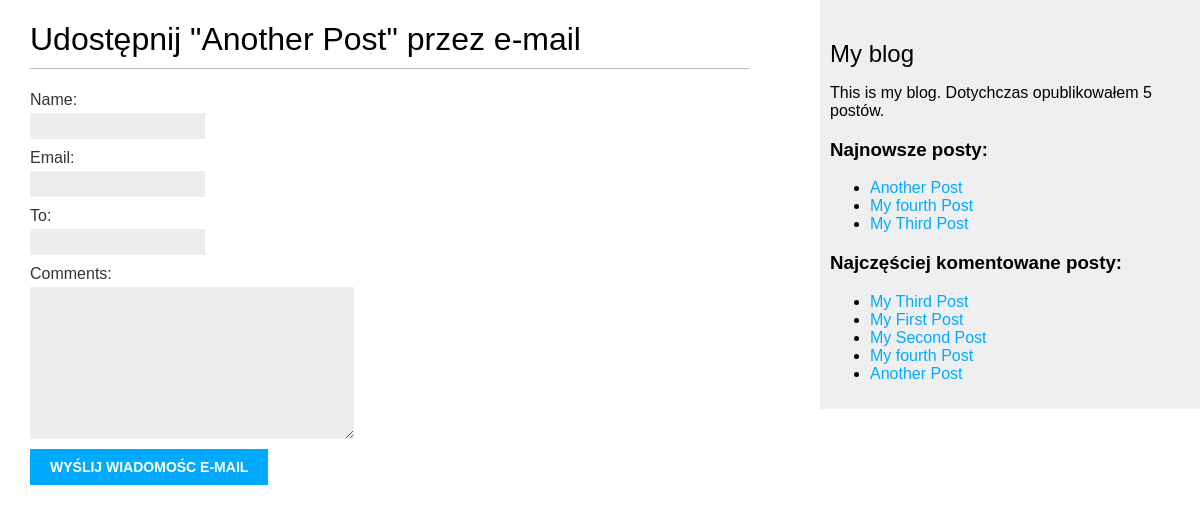
/blog/5/share/, run on the app's committed database.
### blog/models.py (models this page shows, shortened)
class Post(models.Model):
    STATUS_CHOICES = (
        ('draft', 'Draft'),
        ('published', 'Published'),
    )
    title = models.CharField(max_length=250)
    slug = models.SlugField(max_length=250,
                            unique_for_date='publish')
    author = models.ForeignKey(User,
                              on_delete=models.CASCADE,
                              related_name='blog_posts')
    body = models.TextField()
    publish = models.DateTimeField(default=timezone.now)
    created = models.DateTimeField(auto_now_add=True)
    updated = models.DateTimeField(auto_now=True)
    status = models.CharField(max_length=10,
                              choices=STATUS_CHOICES,
                              default='draft')
    tags = TaggableManager()
    objects = models.Manager() # The default manager.
    published = PublishedManager() # Our custom manager.
    class Meta:
        ordering = ('-publish',)
    def get_absolute_url(self):
        return reverse('blog:post_detail',
                       args=[self.publish.year,
                             self.publish.month,
                             self.publish.day, self.slug])

### blog/views.py (the view)
# urls.py: path('<int:post_id>/share/', views.post_share, name='post_share'),
def post_share(request, post_id):
    post = get_object_or_404(Post, id=post_id, status='published')
    sent = False
    if request.method == 'POST':
        form = EmailPostForm(request.POST)
        if form.is_valid():
            cd = form.cleaned_data
            post_url = request.build_absolute_uri(post.get_absolute_url())
            subject = '{} ({}) zachęca do przeczytania "{}"'.format(cd['name'],
                                                                    cd['email'],
                                                                    post.title)
            message = 'Przeczytaj post "{}" na stronie {}\n\n \
                       Komentarz dodany przez {}: {}'.format(
                           post.title, post_url, cd['name'], cd['comments'])
            send_mail(subject, message, 'admin@mylog.com', [cd['to']])
            sent = True
    else:
        form = EmailPostForm()
    return render(request, 'blog/post/share.html', {
        'post': post,
        'form': form,
        'sent': sent
    })

### blog/forms.py
class EmailPostForm(forms.Form):
    name = forms.CharField(max_length=25)
    email = forms.EmailField()
    to = forms.EmailField()
    comments = forms.CharField(required=False, widget=forms.Textarea)

### blog/models.py (called while the page is built)
    def get_queryset(self):
        return super(PublishedManager, self).get_queryset().filter(status='published')

### blog/templatetags/blog_tags.py (called while the page is built)
@register.simple_tag
def get_most_commented_posts(count=5):
    return Post.published.annotate(total_comments=Count('comments')).order_by('-total_comments')[:count]

@register.simple_tag
def total_posts():
    return Post.published.count()

@register.inclusion_tag('blog/post/latest_posts.html')
def show_latest_posts(count=3):
    latest_posts = Post.published.order_by('-publish')[:count]
    return {'latest_posts': latest_posts}

### blog/templates/blog/post/share.html (shortened to what this page needs)
{% extends 'blog/base.html' %}
{% block content %}
    {% if sent %}
        <h1>Wiadomośc e-mail została wysłana.</h1>
        <p>
            Wysłanie posta "{{ post.title }}" do {{ form.cleaned_data.to }} zakończyło się sukcesem.
        </p>
    {% else %}
        <h1>Udostępnij "{{ post.title }}" przez e-mail</h1>
        <form action="." method="post">
            {{ form.as_p }}
            <input type="submit" value="Wyślij wiadomośc e-mail">
        </form>
    {% endif %}
{% endblock content %}

### blog/templates/blog/base.html (shortened to what this page needs)
{% load blog_tags %}
{% load static %}
<!DOCTYPE html>
<html>
<head>
  <link href="{% static "css/blog.css" %}" rel="stylesheet">
</head>
<body>
  <div id="content">
    {% block content %}
    {% endblock %}
  </div>
  <div id="sidebar">
    <h2>My blog</h2>
    <p>This is my blog. Dotychczas opublikowałem {% total_posts %} postów. </p>
    <h3>Najnowsze posty:</h3>
    {% show_latest_posts 3 %}
    <h3>Najczęściej komentowane posty:</h3>
    {% get_most_commented_posts as most_commented_posts %}
    <ul>
      {% for post in most_commented_posts %}
        <li>
          <a href="{{ post.get_absolute_url }}">{{ post.title }}</a>
        </li>
      {% endfor %}
    </ul>
  </div>
</body>
</html>

### blog/templates/blog/post/latest_posts.html
<ul>
    {% for post in latest_posts %}
        <li>
            <a href="{{ post.get_absolute.url }}">{{ post.title }}</a>
        </li>
    {% endfor %}
</ul>

### blog/static/css/blog.css (style rules this page uses)
body { margin:0; padding:0; font-family:helvetica, sans-serif; }
a { color:#00abff; text-decoration:none; }
h1 { font-weight:normal; border-bottom:1px solid #bbb; padding:0 0 10px 0; }
h2 { font-weight:normal; margin:30px 0 0; }
#content { float:left; width:60%; padding:0 0 0 30px; }
#sidebar { float:right; width:30%; padding:10px; background:#efefef; height:100%; }
label { float:left; clear:both; color:#333; margin-bottom:4px; }
input, textarea { clear:both; float:left; margin:0 0 10px; background:#ededed; border:0; padding:6px 10px; font-size:12px; }
input[type=submit] { font-weight:bold; background:#00abff; color:#fff; padding:10px 20px; font-size:14px; text-transform:uppercase; }

### data on the page
Post: title "Another Post"
Post: title "My fourth Post"
Post: title "My Third Post"
Post: title "My First Post"
Post: title "My Second Post"
